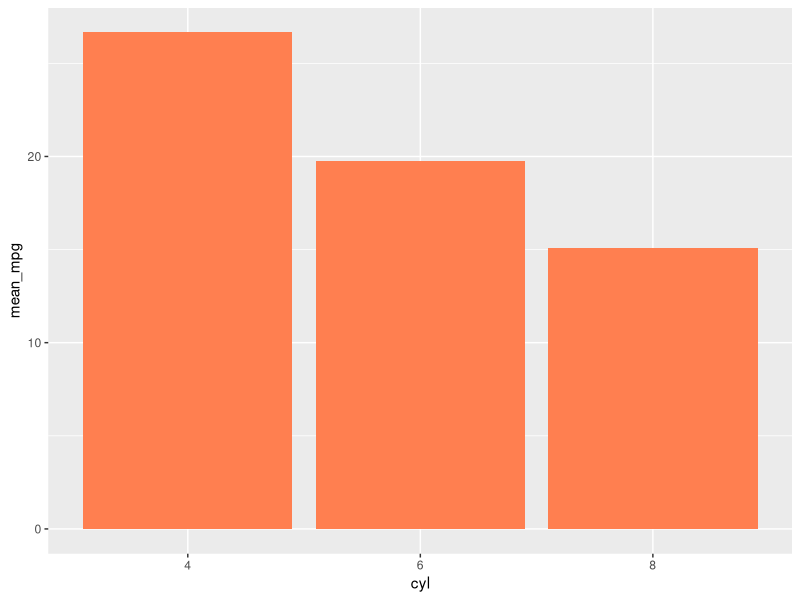

The R source for this figure:
library(magrittr)
library(dplyr)
library(ggplot2)
data_histogram <- mtcars %>%
  mutate(cyl = factor(cyl)) %>%
  group_by(cyl) %>%
  summarize(mean_mpg = round(mean(mpg), 2))

ggplot(data_histogram, aes(x = cyl, y = mean_mpg)) +
  geom_bar(fill = "coral", stat = "identity")
